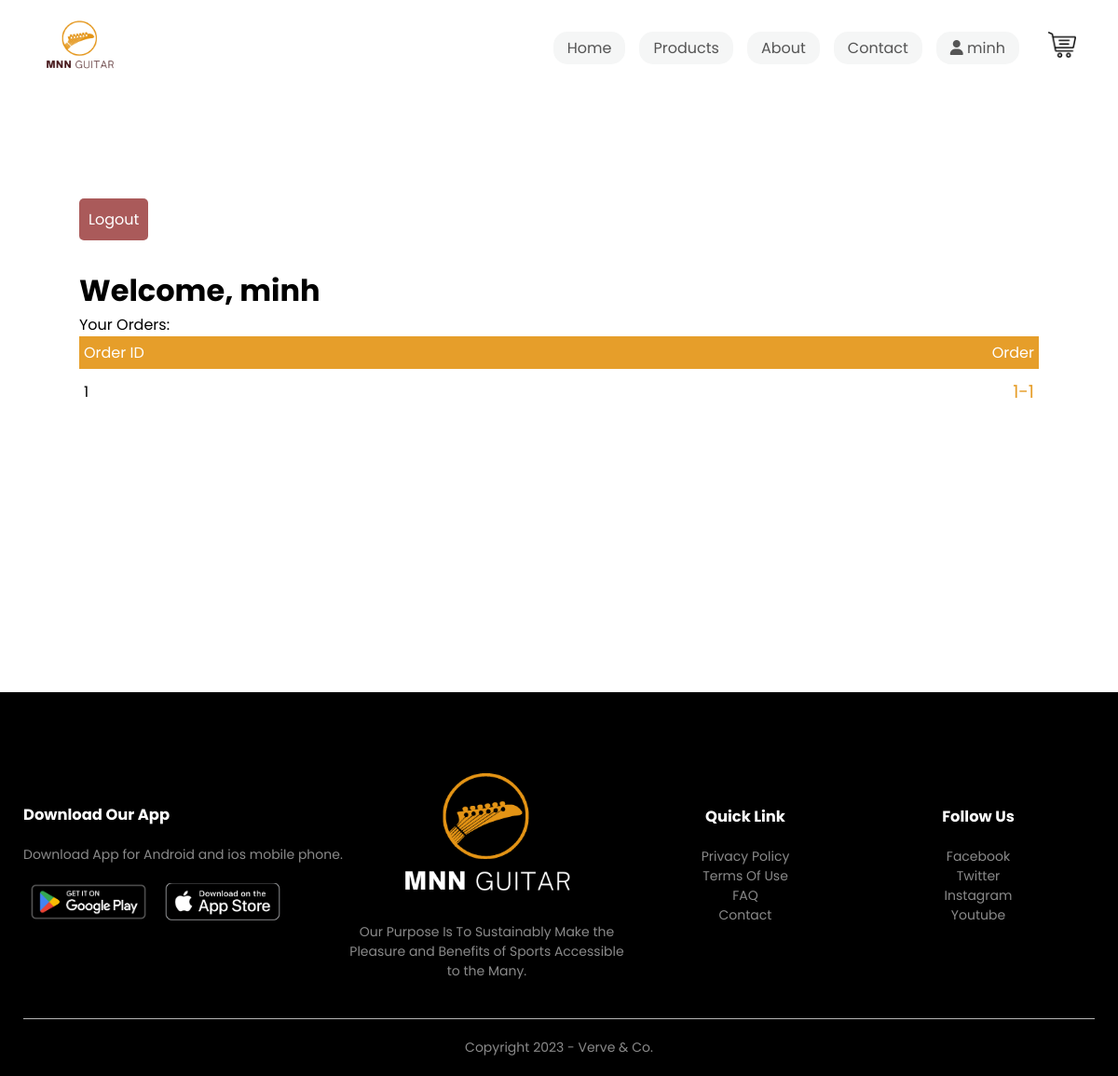
The app's page /account/ (signed in), older data.
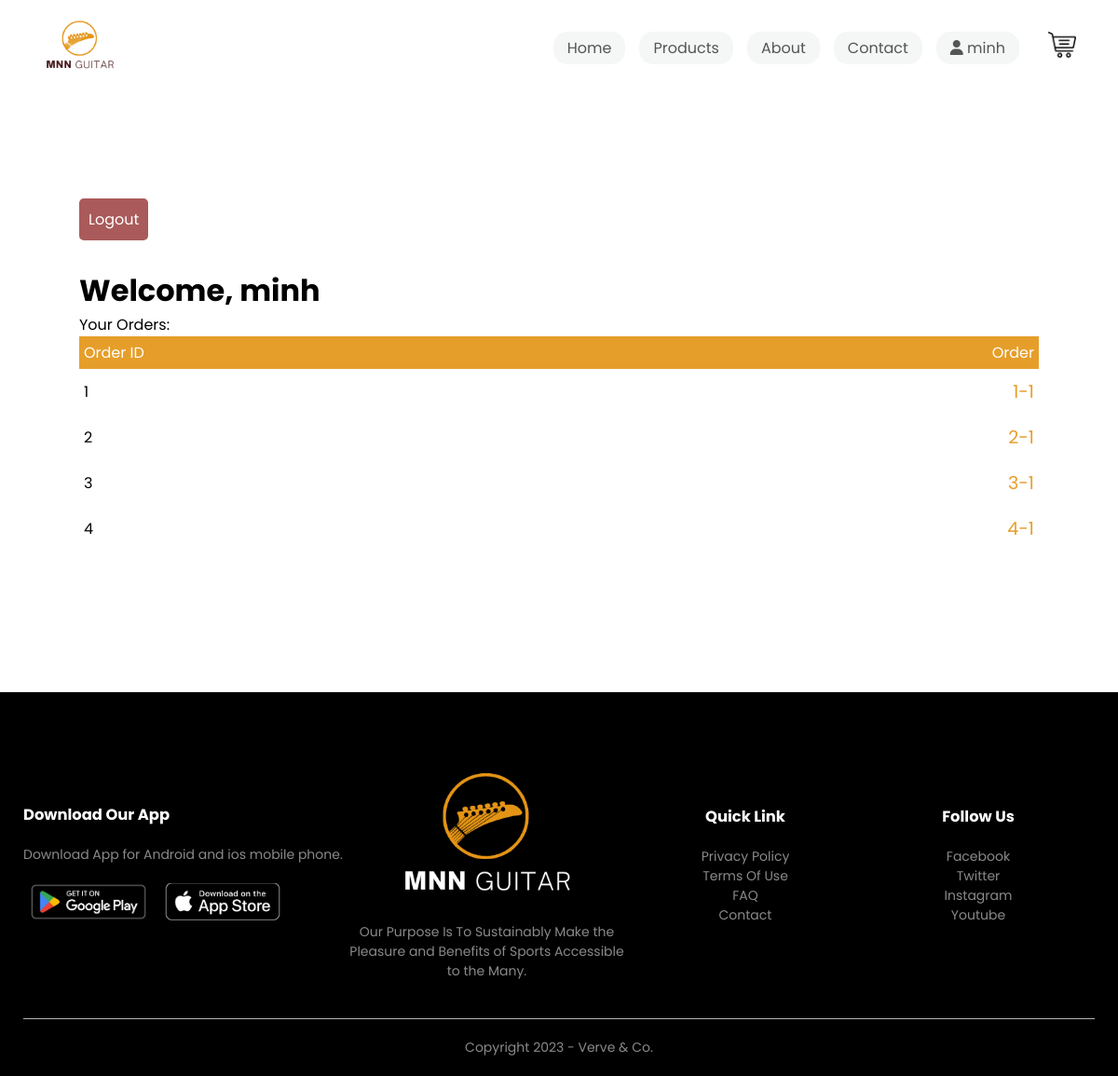
The same page, newer data.
### tables this page shows
CREATE TABLE "order" ( "id" INTEGER, "user_id" INTEGER, "user_email" varchar(200), "status" INTEGER, FOREIGN KEY("user_id") REFERENCES "user"("user_id"), PRIMARY KEY("id" AUTOINCREMENT) );

### website/views.py (the view)
@views.route('/account/',methods = ['GET'])
def account():
    user_orders = []
    current_username = ""
    if 'current_user' in session:
        current_username = session['current_user']['name']
    else:
        current_username = ""
    user_id = session.get('current_user',{}).get('id')
    if user_id:
        conn = sqlite3.connect(sqldbname)
        cur = conn.cursor()
        cur.execute('Select * from "order" where user_id = ?',(user_id,))
        user_orders = cur.fetchall()
        conn.close()
        return render_template('account.html',orders = user_orders, user_name = current_username)
    flash("User not logged in")
    return redirect(url_for("auth.login"))

### website/views.py (called while the page is built)
@views.context_processor
def my_utility_processor():
    def convert_currency_to_int(currency_str):
        currency_str = currency_str.replace("$", "").replace(".", "")
        return int(currency_str)
    def convert_int_to_currency(number):
        number_str = str(number)
        currency_str = ""
        count = 0
        for digit in reversed(number_str):
            if count != 0 and count % 3 == 0:
                currency_str = "." + currency_str
            currency_str = digit + currency_str
            count += 1
        currency_str = "$" + currency_str
        return currency_str
    return dict(convert_currency_to_int=convert_currency_to_int, convert_int_to_currency=convert_int_to_currency)

### website/templates/account.html (shortened to what this page needs)
{%extends "base.html" %} {% block title%}MNN{%endblock%} {% block content%}
<div class="small-container cart-page" style="min-height: 60vh">
  <a class="btn" href="/logout">Logout</a>
  <h1>Welcome, {{user_name}}</h1>
  <div>Your Orders:</div>
  <table class="cart">
    <tr>
      <th>Order ID</th>
      <th>Order</th>
    </tr>
    {%if orders == []%}
    <tr>
      You haven't ordered anything
    </tr>
    {%else%} {% for order in orders %}
    <tr>
      <td>{{order[0]}}</td>
      <td>
        <a style="font-size: 1.2rem" href="/order/{{order[0]}}"
          >{{order[0]}}-{{order[3]}}</a
        >
      </td>
    </tr>
    {% endfor %} {%endif%}
  </table>
</div>
{%endblock%}

Row changes from the older to the newer data that the page shows:
added order: id "2", status "1"
added order: id "3", status "1"
added order: id "4", status "1"
